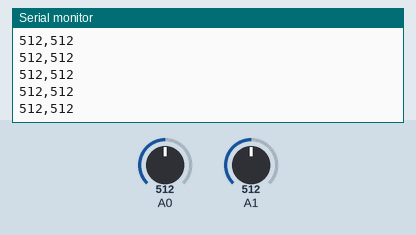
The sketch below on a simulated Arduino Uno, built with avr-gcc and run on an emulated ATmega328P. On the bench: the last lines printed to the serial monitor. The inputs (shaded band) are chosen by the test bench; at power-on: A0 = 512, A1 = 512.

Above: at 1.2 s.
1.3 s: A0 set to 716
At 1.31 s:
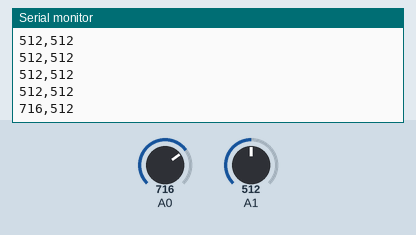
2.8 s: A1 set to 716
At 2.82 s:
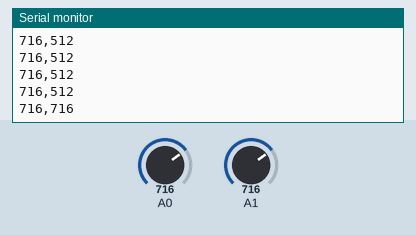
4.3 s: A0 set to 900
At 4.33 s:
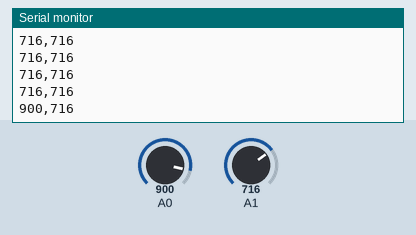
5.8 s: A1 set to 900
At 5.84 s:
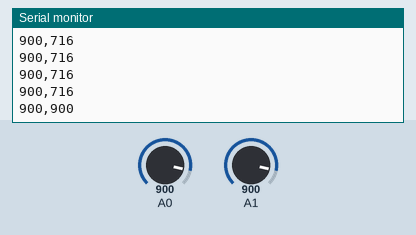
Timing chart, 0 to 8.3 s (numbered marks = the images above; inputs shaded):
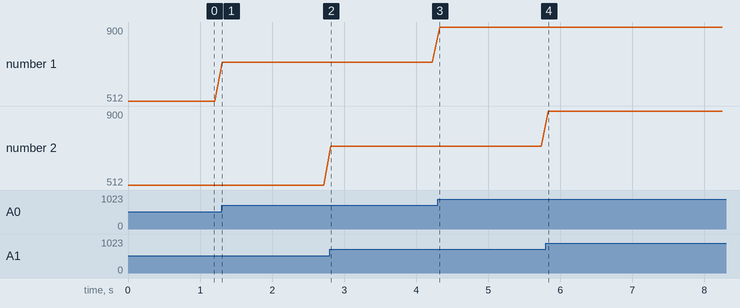

The sketch:

sendToP5JS.ino
```cpp
void setup()
{
  // Connect to serial
  Serial.begin(9600);


}

void loop() {


  int valx = analogRead(A0);
  int valy = analogRead(A1);
  Serial.print(valx);
  Serial.print(",");
  Serial.println(valy);
  // 10 readings per second
  delay(100);
}
```

Measured:
- after the input at 1.3 s, the serial monitor: prints a new line at once (image 1)
- after the input at 2.8 s, the serial monitor: prints a new line at once (image 2)
- after the input at 4.3 s, the serial monitor: prints a new line at once (image 3)
- after the input at 5.8 s, the serial monitor: prints a new line at once (image 4)
- plotted number 1: 512 → 716 after the input at 1.3 s, 716 → 900 after the input at 4.3 s
